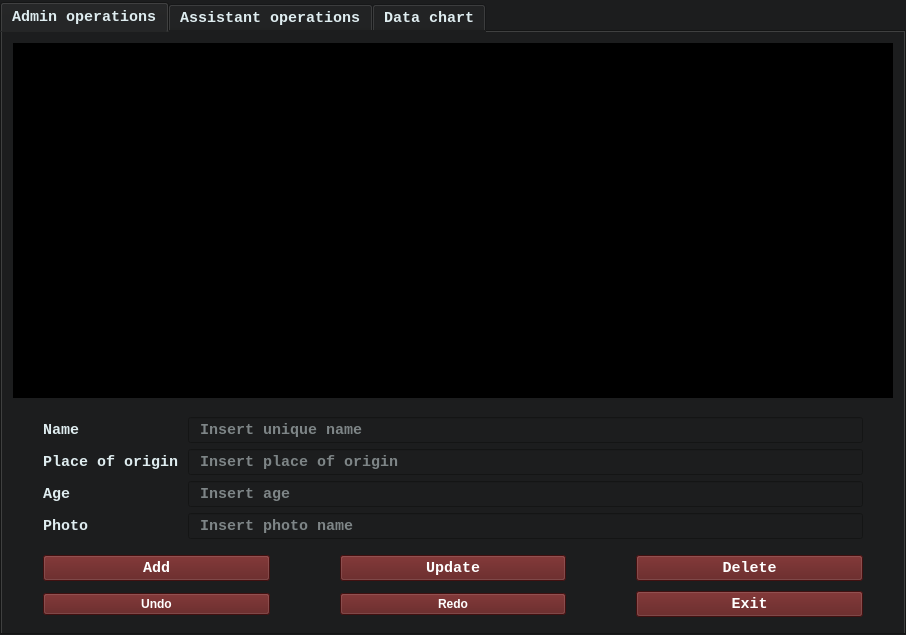
<?xml version="1.0" encoding="UTF-8"?>
<ui version="4.0">
 <class>Morgue_qtDesignerGUIClass</class>
 <widget class="QMainWindow" name="Morgue_qtDesignerGUIClass">
  <property name="geometry">
   <rect>
    <x>0</x>
    <y>0</y>
    <width>906</width>
    <height>635</height>
   </rect>
  </property>
  <property name="font">
   <font>
    <family>Courier New</family>
    <pointsize>11</pointsize>
    <weight>75</weight>
    <italic>false</italic>
    <bold>true</bold>
   </font>
  </property>
  <property name="windowTitle">
   <string>EC-DP Morgue</string>
  </property>
  <property name="windowIcon">
   <iconset>
    <normaloff>happySkull.png</normaloff>happySkull.png</iconset>
  </property>
  <property name="windowOpacity">
   <double>1.000000000000000</double>
  </property>
  <property name="styleSheet">
   <string notr="true">QWidget{background-color: #1c1d1e; color: #dfedf0;font: 11pt 'Courier New'; font-weight:bold}
QPushButton{background-color: #5b1717; color:white; font-weight:bold}
QListWidget, QListWidget * {font-weight:regular}
QTableWidget, QTableWidget * {font-weight:regular}
QHeaderView::section, QHeaderView::section * {background-color: #5b1717; color: white}</string>
  </property>
  <property name="tabShape">
   <enum>QTabWidget::Rounded</enum>
  </property>
  <widget class="QWidget" name="centralWidget">
   <property name="layoutDirection">
    <enum>Qt::LeftToRight</enum>
   </property>
   <property name="autoFillBackground">
    <bool>false</bool>
   </property>
   <property name="styleSheet">
    <string notr="true"/>
   </property>
   <layout class="QHBoxLayout" name="horizontalLayout_2">
    <property name="spacing">
     <number>9</number>
    </property>
    <property name="sizeConstraint">
     <enum>QLayout::SetDefaultConstraint</enum>
    </property>
    <property name="leftMargin">
     <number>0</number>
    </property>
    <property name="topMargin">
     <number>2</number>
    </property>
    <property name="rightMargin">
     <number>0</number>
    </property>
    <property name="bottomMargin">
     <number>0</number>
    </property>
    <item>
     <widget class="QTabWidget" name="tabWidget">
      <property name="font">
       <font>
        <family>Courier New</family>
        <pointsize>11</pointsize>
        <weight>75</weight>
        <italic>false</italic>
        <bold>true</bold>
       </font>
      </property>
      <property name="whatsThis">
       <string>&lt;html&gt;&lt;head/&gt;&lt;body&gt;&lt;p&gt;&lt;br/&gt;&lt;/p&gt;&lt;/body&gt;&lt;/html&gt;</string>
      </property>
      <property name="layoutDirection">
       <enum>Qt::LeftToRight</enum>
      </property>
      <property name="styleSheet">
       <string notr="true">color: rgb(0, 0, 0);
QListWidget{font-weight:regular}</string>
      </property>
      <property name="currentIndex">
       <number>0</number>
      </property>
      <widget class="QWidget" name="tab">
       <property name="autoFillBackground">
        <bool>false</bool>
       </property>
       <property name="styleSheet">
        <string notr="true">border-top-color: rgb(0, 0, 0);
color: white;
QListWidget{font-weight:regular};
QTableWidget{color: white}</string>
       </property>
       <attribute name="title">
        <string>Admin operations</string>
       </attribute>
       <layout class="QVBoxLayout" name="verticalLayout">
        <item>
         <widget class="QTableWidget" name="victimsTableWidget">
          <property name="autoFillBackground">
           <bool>true</bool>
          </property>
          <property name="styleSheet">
           <string notr="true">border-color: rgb(255, 255, 255);
background-color: rgb(0, 0, 0);
gridline-color: rgb(170, 0, 0);
background-image: url(:/Morgue_qtDesignerGUI/repository/meme3.jpeg);</string>
          </property>
          <property name="sizeAdjustPolicy">
           <enum>QAbstractScrollArea::AdjustToContentsOnFirstShow</enum>
          </property>
          <property name="editTriggers">
           <set>QAbstractItemView::NoEditTriggers</set>
          </property>
          <property name="dragEnabled">
           <bool>false</bool>
          </property>
          <property name="selectionMode">
           <enum>QAbstractItemView::SingleSelection</enum>
          </property>
          <property name="selectionBehavior">
           <enum>QAbstractItemView::SelectRows</enum>
          </property>
          <property name="gridStyle">
           <enum>Qt::DashDotLine</enum>
          </property>
          <property name="sortingEnabled">
           <bool>false</bool>
          </property>
          <attribute name="horizontalHeaderCascadingSectionResizes">
           <bool>false</bool>
          </attribute>
         </widget>
        </item>
        <item>
         <spacer name="horizontalSpacer_4">
          <property name="orientation">
           <enum>Qt::Horizontal</enum>
          </property>
          <property name="sizeHint" stdset="0">
           <size>
            <width>1014</width>
            <height>13</height>
           </size>
          </property>
         </spacer>
        </item>
        <item>
         <layout class="QFormLayout" name="formLayout">
          <property name="horizontalSpacing">
           <number>10</number>
          </property>
          <property name="leftMargin">
           <number>30</number>
          </property>
          <property name="rightMargin">
           <number>30</number>
          </property>
          <item row="0" column="0">
           <widget class="QLabel" name="label">
            <property name="font">
             <font>
              <family>Courier New</family>
              <pointsize>11</pointsize>
              <weight>75</weight>
              <italic>false</italic>
              <bold>true</bold>
             </font>
            </property>
            <property name="text">
             <string>Name</string>
            </property>
           </widget>
          </item>
          <item row="0" column="1">
           <widget class="QLineEdit" name="nameLineEdit">
            <property name="font">
             <font>
              <family>Courier New</family>
              <pointsize>11</pointsize>
              <weight>75</weight>
              <italic>false</italic>
              <bold>true</bold>
             </font>
            </property>
            <property name="placeholderText">
             <string> Insert unique name</string>
            </property>
           </widget>
          </item>
          <item row="1" column="0">
           <widget class="QLabel" name="label_2">
            <property name="font">
             <font>
              <family>Courier New</family>
              <pointsize>11</pointsize>
              <weight>75</weight>
              <italic>false</italic>
              <bold>true</bold>
             </font>
            </property>
            <property name="text">
             <string>Place of origin</string>
            </property>
           </widget>
          </item>
          <item row="1" column="1">
           <widget class="QLineEdit" name="originLineEdit">
            <property name="font">
             <font>
              <family>Courier New</family>
              <pointsize>11</pointsize>
              <weight>75</weight>
              <italic>false</italic>
              <bold>true</bold>
             </font>
            </property>
            <property name="placeholderText">
             <string> Insert place of origin</string>
            </property>
           </widget>
          </item>
          <item row="2" column="0">
           <widget class="QLabel" name="label_3">
            <property name="font">
             <font>
              <family>Courier New</family>
              <pointsize>11</pointsize>
              <weight>75</weight>
              <italic>false</italic>
              <bold>true</bold>
             </font>
            </property>
            <property name="text">
             <string>Age</string>
            </property>
           </widget>
          </item>
          <item row="3" column="0">
           <widget class="QLabel" name="label_4">
            <property name="font">
             <font>
              <family>Courier New</family>
              <pointsize>11</pointsize>
              <weight>75</weight>
              <italic>false</italic>
              <bold>true</bold>
             </font>
            </property>
            <property name="text">
             <string>Photo</string>
            </property>
           </widget>
          </item>
          <item row="3" column="1">
           <widget class="QLineEdit" name="photoLineEdit">
            <property name="font">
             <font>
              <family>Courier New</family>
              <pointsize>11</pointsize>
              <weight>75</weight>
              <italic>false</italic>
              <bold>true</bold>
             </font>
            </property>
            <property name="placeholderText">
             <string> Insert photo name</string>
            </property>
           </widget>
          </item>
          <item row="2" column="1">
           <widget class="QLineEdit" name="ageLineEdit">
            <property name="font">
             <font>
              <family>Courier New</family>
              <pointsize>11</pointsize>
              <weight>75</weight>
              <italic>false</italic>
              <bold>true</bold>
             </font>
            </property>
            <property name="text">
             <string/>
            </property>
            <property name="placeholderText">
             <string> Insert age</string>
            </property>
           </widget>
          </item>
         </layout>
        </item>
        <item>
         <spacer name="horizontalSpacer_6">
          <property name="orientation">
           <enum>Qt::Horizontal</enum>
          </property>
          <property name="sizeHint" stdset="0">
           <size>
            <width>40</width>
            <height>10</height>
           </size>
          </property>
         </spacer>
        </item>
        <item>
         <layout class="QGridLayout" name="gridLayout">
          <property name="sizeConstraint">
           <enum>QLayout::SetNoConstraint</enum>
          </property>
          <property name="leftMargin">
           <number>30</number>
          </property>
          <property name="rightMargin">
           <number>30</number>
          </property>
          <property name="bottomMargin">
           <number>5</number>
          </property>
          <property name="horizontalSpacing">
           <number>70</number>
          </property>
          <property name="verticalSpacing">
           <number>10</number>
          </property>
          <item row="0" column="2">
           <widget class="QPushButton" name="deleteButton">
            <property name="font">
             <font>
              <family>Courier New</family>
              <pointsize>11</pointsize>
              <weight>75</weight>
              <italic>false</italic>
              <bold>true</bold>
             </font>
            </property>
            <property name="text">
             <string>Delete</string>
            </property>
           </widget>
          </item>
          <item row="1" column="0">
           <widget class="QPushButton" name="undoButton">
            <property name="text">
             <string>Undo</string>
            </property>
            <property name="shortcut">
             <string extracomment="Undo">Ctrl+Z</string>
            </property>
           </widget>
          </item>
          <item row="1" column="1">
           <widget class="QPushButton" name="redoButton">
            <property name="text">
             <string>Redo</string>
            </property>
            <property name="shortcut">
             <string extracomment="Redo">Ctrl+Y</string>
            </property>
           </widget>
          </item>
          <item row="1" column="2">
           <widget class="QPushButton" name="exitButton">
            <property name="font">
             <font>
              <family>Courier New</family>
              <pointsize>11</pointsize>
              <weight>75</weight>
              <italic>false</italic>
              <bold>true</bold>
             </font>
            </property>
            <property name="text">
             <string>Exit</string>
            </property>
           </widget>
          </item>
          <item row="0" column="0">
           <widget class="QPushButton" name="addButton">
            <property name="font">
             <font>
              <family>Courier New</family>
              <pointsize>11</pointsize>
              <weight>75</weight>
              <italic>false</italic>
              <bold>true</bold>
             </font>
            </property>
            <property name="text">
             <string>Add</string>
            </property>
           </widget>
          </item>
          <item row="0" column="1">
           <widget class="QPushButton" name="updateButton">
            <property name="font">
             <font>
              <family>Courier New</family>
              <pointsize>11</pointsize>
              <weight>75</weight>
              <italic>false</italic>
              <bold>true</bold>
             </font>
            </property>
            <property name="text">
             <string>Update</string>
            </property>
           </widget>
          </item>
         </layout>
        </item>
       </layout>
      </widget>
      <widget class="QWidget" name="tab_2">
       <property name="styleSheet">
        <string notr="true">color:white</string>
       </property>
       <attribute name="title">
        <string>Assistant operations</string>
       </attribute>
       <layout class="QVBoxLayout" name="verticalLayout_2">
        <item>
         <widget class="QListWidget" name="filterListWidget">
          <property name="styleSheet">
           <string notr="true">color: rgb(255, 255, 255);
background-image: url(:/Morgue_qtDesignerGUI/repository/meme3.jpeg);</string>
          </property>
         </widget>
        </item>
        <item>
         <layout class="QGridLayout" name="gridLayout_2">
          <property name="leftMargin">
           <number>20</number>
          </property>
          <property name="topMargin">
           <number>10</number>
          </property>
          <property name="rightMargin">
           <number>20</number>
          </property>
          <property name="horizontalSpacing">
           <number>20</number>
          </property>
          <property name="verticalSpacing">
           <number>6</number>
          </property>
          <item row="0" column="0">
           <widget class="QLabel" name="label_5">
            <property name="text">
             <string>Place of origin</string>
            </property>
           </widget>
          </item>
          <item row="0" column="1">
           <widget class="QLineEdit" name="originFilterLineEdit">
            <property name="placeholderText">
             <string> Insert place of origin</string>
            </property>
           </widget>
          </item>
          <item row="0" column="2" rowspan="2">
           <widget class="QPushButton" name="filterButton">
            <property name="sizePolicy">
             <sizepolicy hsizetype="Minimum" vsizetype="Preferred">
              <horstretch>0</horstretch>
              <verstretch>0</verstretch>
             </sizepolicy>
            </property>
            <property name="text">
             <string>Filter</string>
            </property>
           </widget>
          </item>
          <item row="1" column="0">
           <widget class="QLabel" name="label_6">
            <property name="text">
             <string>Age*</string>
            </property>
           </widget>
          </item>
          <item row="1" column="1">
           <widget class="QLineEdit" name="ageFilterLineEdit">
            <property name="placeholderText">
             <string> Insert maximum age</string>
            </property>
           </widget>
          </item>
         </layout>
        </item>
        <item>
         <spacer name="horizontalSpacer_2">
          <property name="orientation">
           <enum>Qt::Horizontal</enum>
          </property>
          <property name="sizeHint" stdset="0">
           <size>
            <width>40</width>
            <height>20</height>
           </size>
          </property>
         </spacer>
        </item>
        <item>
         <layout class="QHBoxLayout" name="horizontalLayout_3">
          <property name="spacing">
           <number>20</number>
          </property>
          <property name="leftMargin">
           <number>20</number>
          </property>
          <property name="topMargin">
           <number>0</number>
          </property>
          <property name="rightMargin">
           <number>20</number>
          </property>
          <item>
           <widget class="QLineEdit" name="nextViewLine">
            <property name="placeholderText">
             <string> Press Next to start victims iteration</string>
            </property>
           </widget>
          </item>
          <item>
           <widget class="QPushButton" name="nextButton">
            <property name="text">
             <string>Next</string>
            </property>
           </widget>
          </item>
         </layout>
        </item>
        <item>
         <spacer name="horizontalSpacer_3">
          <property name="orientation">
           <enum>Qt::Horizontal</enum>
          </property>
          <property name="sizeHint" stdset="0">
           <size>
            <width>40</width>
            <height>20</height>
           </size>
          </property>
         </spacer>
        </item>
        <item>
         <layout class="QHBoxLayout" name="horizontalLayout">
          <property name="spacing">
           <number>20</number>
          </property>
          <property name="leftMargin">
           <number>20</number>
          </property>
          <property name="rightMargin">
           <number>20</number>
          </property>
          <item>
           <widget class="QLabel" name="label_7">
            <property name="text">
             <string>Name</string>
            </property>
           </widget>
          </item>
          <item>
           <widget class="QLineEdit" name="saveNameLineEdit">
            <property name="placeholderText">
             <string> Insert name of the victim to save</string>
            </property>
           </widget>
          </item>
          <item>
           <widget class="QPushButton" name="saveButton">
            <property name="text">
             <string>Save victim to my list</string>
            </property>
           </widget>
          </item>
          <item>
           <spacer name="verticalSpacer_2">
            <property name="orientation">
             <enum>Qt::Vertical</enum>
            </property>
            <property name="sizeType">
             <enum>QSizePolicy::Minimum</enum>
            </property>
            <property name="sizeHint" stdset="0">
             <size>
              <width>40</width>
              <height>40</height>
             </size>
            </property>
           </spacer>
          </item>
          <item>
           <widget class="QPushButton" name="undoButtonB">
            <property name="text">
             <string>Undo</string>
            </property>
            <property name="shortcut">
             <string extracomment="Undo">Ctrl+Z</string>
            </property>
           </widget>
          </item>
          <item>
           <widget class="QPushButton" name="redoButtonB">
            <property name="text">
             <string>Redo</string>
            </property>
            <property name="shortcut">
             <string extracomment="Redo">Ctrl+Y</string>
            </property>
           </widget>
          </item>
         </layout>
        </item>
        <item>
         <spacer name="horizontalSpacer">
          <property name="orientation">
           <enum>Qt::Horizontal</enum>
          </property>
          <property name="sizeHint" stdset="0">
           <size>
            <width>1063</width>
            <height>10</height>
           </size>
          </property>
         </spacer>
        </item>
        <item>
         <layout class="QHBoxLayout" name="horizontalLayout_4" stretch="0,0,0">
          <property name="spacing">
           <number>100</number>
          </property>
          <property name="sizeConstraint">
           <enum>QLayout::SetMinimumSize</enum>
          </property>
          <property name="leftMargin">
           <number>20</number>
          </property>
          <property name="topMargin">
           <number>0</number>
          </property>
          <property name="rightMargin">
           <number>20</number>
          </property>
          <property name="bottomMargin">
           <number>10</number>
          </property>
          <item>
           <widget class="QPushButton" name="tableViewButton">
            <property name="sizePolicy">
             <sizepolicy hsizetype="Minimum" vsizetype="Minimum">
              <horstretch>0</horstretch>
              <verstretch>0</verstretch>
             </sizepolicy>
            </property>
            <property name="layoutDirection">
             <enum>Qt::LeftToRight</enum>
            </property>
            <property name="text">
             <string>Open my list table</string>
            </property>
            <property name="iconSize">
             <size>
              <width>16</width>
              <height>16</height>
             </size>
            </property>
           </widget>
          </item>
          <item>
           <widget class="QPushButton" name="mylistButton">
            <property name="sizePolicy">
             <sizepolicy hsizetype="Preferred" vsizetype="Maximum">
              <horstretch>0</horstretch>
              <verstretch>0</verstretch>
             </sizepolicy>
            </property>
            <property name="maximumSize">
             <size>
              <width>300</width>
              <height>16777215</height>
             </size>
            </property>
            <property name="text">
             <string>Open my list file</string>
            </property>
           </widget>
          </item>
          <item>
           <widget class="QPushButton" name="exitButton_2">
            <property name="sizePolicy">
             <sizepolicy hsizetype="Preferred" vsizetype="Maximum">
              <horstretch>0</horstretch>
              <verstretch>0</verstretch>
             </sizepolicy>
            </property>
            <property name="maximumSize">
             <size>
              <width>300</width>
              <height>200</height>
             </size>
            </property>
            <property name="text">
             <string>Exit</string>
            </property>
           </widget>
          </item>
         </layout>
        </item>
       </layout>
      </widget>
      <widget class="QWidget" name="tab_3">
       <attribute name="title">
        <string>Data chart</string>
       </attribute>
      </widget>
     </widget>
    </item>
   </layout>
  </widget>
 </widget>
 <layoutdefault spacing="6" margin="11"/>
 <resources>
  <include location="Morgue_qtDesignerGUI.qrc"/>
 </resources>
 <connections>
  <connection>
   <sender>addButton</sender>
   <signal>clicked()</signal>
   <receiver>Morgue_qtDesignerGUIClass</receiver>
   <slot>addVictim()</slot>
   <hints>
    <hint type="sourcelabel">
     <x>205</x>
     <y>583</y>
    </hint>
    <hint type="destinationlabel">
     <x>0</x>
     <y>627</y>
    </hint>
   </hints>
  </connection>
  <connection>
   <sender>exitButton_2</sender>
   <signal>clicked()</signal>
   <receiver>Morgue_qtDesignerGUIClass</receiver>
   <slot>close()</slot>
   <hints>
    <hint type="sourcelabel">
     <x>783</x>
     <y>609</y>
    </hint>
    <hint type="destinationlabel">
     <x>1096</x>
     <y>570</y>
    </hint>
   </hints>
  </connection>
 </connections>
 <slots>
  <slot>addVictim()</slot>
 </slots>
</ui>
